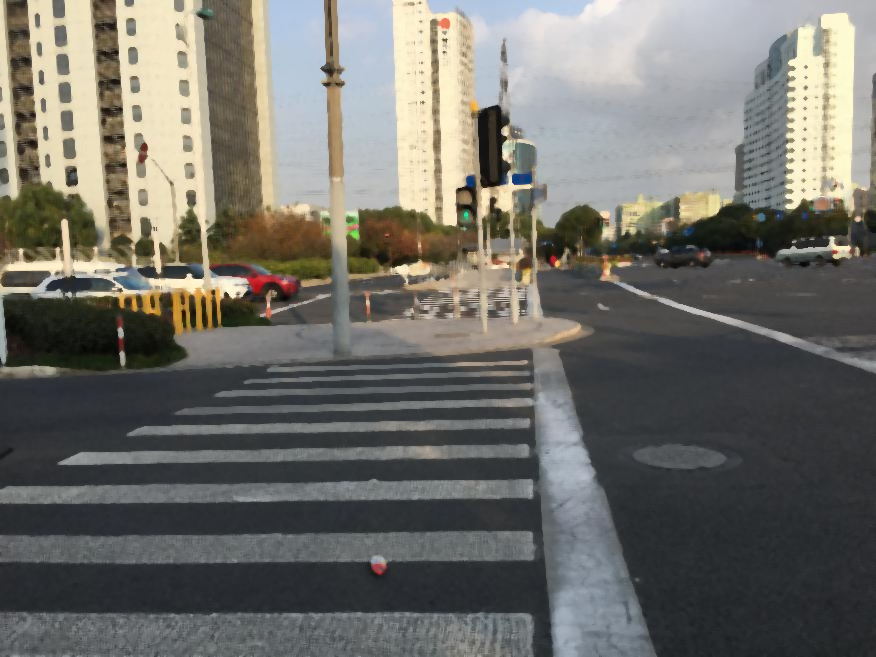
#> input picture src/example.png, 876 x 657 px
$ python -i ZebraAI.py   (imports and definitions only)   (older library calls are emulated)
#> lines starting #> are read from the running program, lines starting #| are printed output that depends on the picture
#> further down, picture is the input picture: shape (657, 876, 3); mean B, G, R 105.3, 111.1, 112.2
"""Crosswalk geometry and traffic-light evaluation; run from src on Unix.

The entry point performs parameter search and overwrites recorded result files.
Local dataset images, custom weights, and the YOLOv5 submodule are required.
"""

import matplotlib.pyplot as plt
plt.rcParams['image.interpolation'] = 'none'
import numpy as np
import cv2
import math
from sklearn.model_selection import ParameterSampler
from sklearn.model_selection import train_test_split
from sklearn.cluster import DBSCAN
from sklearn.mixture import GaussianMixture
from scipy.ndimage import gaussian_filter1d
import itertools
import random
from sklearn.linear_model import RANSACRegressor, LinearRegression
import torch
import pandas as pd
import warnings
# [1 line not run here, left out]
import os
from tqdm import tqdm
from sklearn.metrics import confusion_matrix, accuracy_score, precision_score, recall_score, f1_score, mean_absolute_error
import seaborn as sns
# [1 line not run here, left out]
import signal

class TimeoutException(Exception):
    pass

def timeout_handler(signum, frame):
    raise TimeoutException("Execució superada (timeout)")

# -----------------------------------------------------------------------------------
#  YOLO TRAFFIC LIGHT DETECTION
# -----------------------------------------------------------------------------------

# [44 lines left out: functions process_image, display_images, not called in this run]


def to_float(img):
    img = img.astype(np.float64)
    return (img - np.min(img)) / (np.max(img) - np.min(img))

def to_uint8(img):
    norm = (img - np.min(img)) / (np.max(img) - np.min(img))
    return np.round(norm * 255).astype(np.uint8)

# [50 lines left out: functions is_empty, noise_filter, find_threshold, not called in this run]

def get_edges(src, edges_option="laplacian", canny_thr1=50, canny_thr2=150, **kwargs):
#> called with edges_option = 'laplacian', canny_thr1 = 50, canny_thr2 = 150
    if edges_option == "canny":
        return cv2.Canny(src, canny_thr1, canny_thr2, apertureSize=3)
    elif edges_option == "laplacian":
        src_blur = cv2.GaussianBlur(src, (5,5), 0)
        lap = cv2.Laplacian(src_blur, ddepth=cv2.CV_64F)
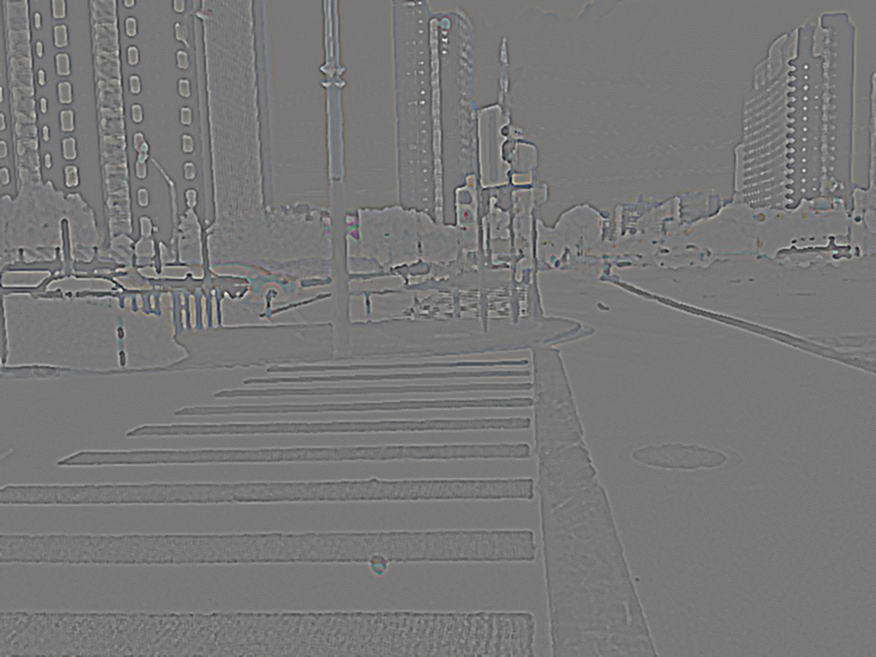
#> lap: shape (657, 876, 3) float64; mean B, G, R 0, 0, 0; drawn with min black and max white
        z1 = np.roll(lap, 1, axis=0) * np.roll(lap, -1, axis=0)
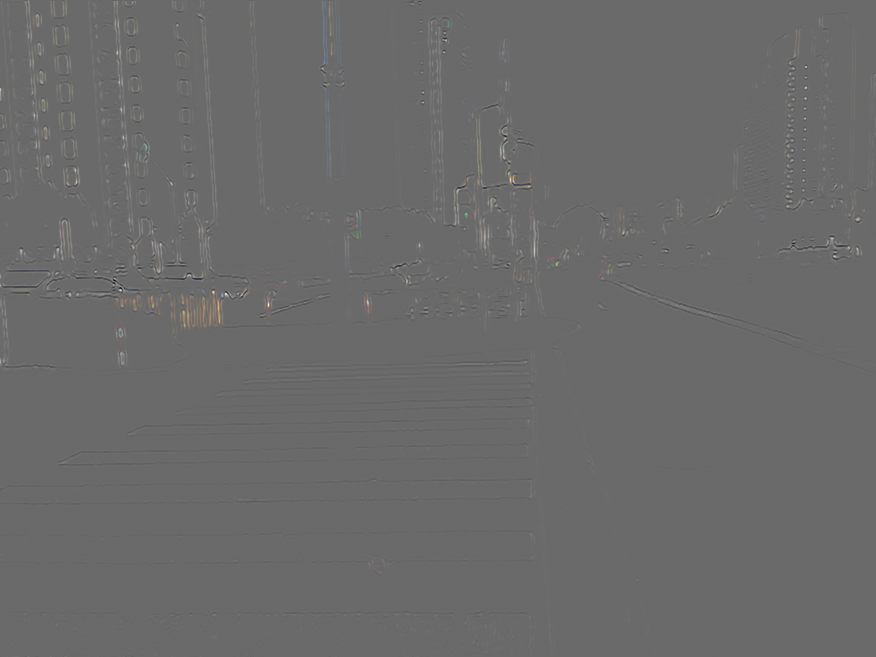
#> z1: shape (657, 876, 3) float64; mean B, G, R 9.1, 10.8, 12; drawn with min black and max white
        z2 = np.roll(lap, 1, axis=1) * np.roll(lap, -1, axis=1)
        return np.logical_or(z1 < 0, z2 < 0).astype(np.uint8) * 255
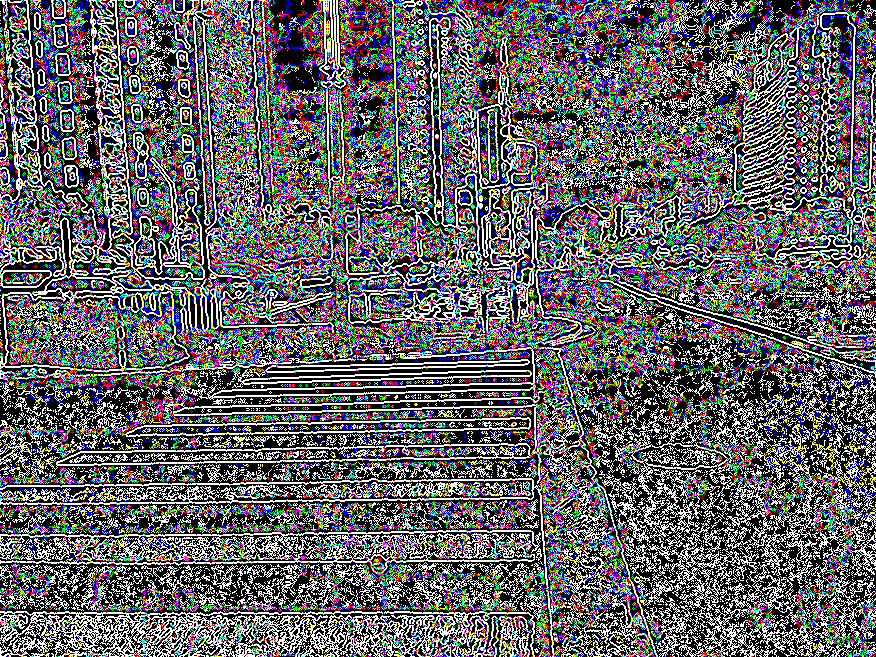
#> returned value: shape (657, 876, 3); mean of channels 0, 1, 2 100.8, 99.1, 99.6; drawn as B, G, R
    else:
        raise ValueError(f"Invalid edges option: {edges_option}")

# -----------------------------------------------------------------------------------
#  LINE DETECTION (HOUGH + VALIDATION)
# -----------------------------------------------------------------------------------

# [12 lines left out: function get_intersection, not called in this run]

def point_line_distance(x0, y0, rho, theta):
    return abs(x0 * np.cos(theta) + y0 * np.sin(theta) - rho)

# [240 lines left out: functions get_filtered_lines, remove_duplicate_lines, segment_from_rho_theta, count_near_points, get_line_ransac, intersect_polar_with_segment and 3 more, not called in this run]

def get_init_point(midpoints):
    return max(midpoints, key=lambda p: p[1])

# -----------------------------------------------------------------------------------
#  PREDICTION
# -----------------------------------------------------------------------------------

# [177 lines left out: functions predict_img, show_metrics, get_metrics, random_search, not called in this run]

# Normalize pixel and angle errors before combining their weights.
weights = {
    'x': 1/876 * 0.1,
    'y': 1/657 * 0.1,
    'theta_rad': 1/np.pi * 0.5,
    'theta_deg': 1/180 * 0.3
}

param_grid = {
    'noise_option': ['median', 'gaussian', 'bilateral', 'top_hat', 'morph_max'],
    'med_k': [3, 5, 7],
    'gauss_sigma': [1.0, 1.5, 2.0],
    'bilat_d': [5, 7],
    'bilat_sigmaColor': [50, 75, 100],
    'bilat_sigmaSpace': [50, 75, 100],
    'morph_kernel': [3, 5, 7],
    'thr_option': ['otsu', 'mixture'],
    'edges_option': ['laplacian', 'canny'],
    'canny_thr1': [25, 50, 75, 100],
    'canny_thr2': [125, 150, 175, 200],
    'high_thr': [180, 200, 220, 240, 260],
    'low_thr': [100, 120, 140, 160, 180],
    'centroids_sep': [60, 80, 100, 120],
    'line_dist_thr': [20, 30, 40, 50, 60],
    'ransac_dist': [10, 15, 20, 25, 30],
    'ransac_n_iter': [100, 200, 500, 1000]
}

# [26 lines not run here, left out]

>>> import cv2
>>> picture = cv2.imread('example.png')
>>> result = get_edges(picture)
